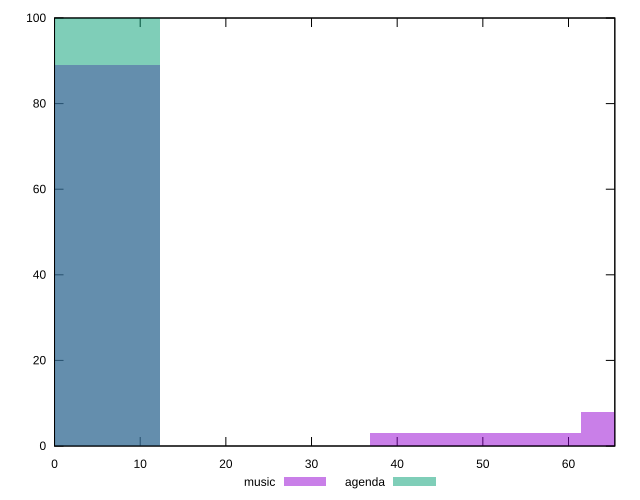

Write gnuplot code to recreate this figure.
reset

$music <<EOF
0 89
49.132617792770795 3
73.6989266891562 8
EOF

$agenda <<EOF
0 100
EOF

set key outside below
set boxwidth 24.566308896385397
set xrange [0:65.40700054168701]
set yrange [0:100]
set trange [0:100]
set style fill transparent solid 0.5 noborder
set terminal svg size 640, 500 enhanced background rgb 'white'
set output "reports/report_00032_2021-02-25T10-28-15.087Z/uses-rel-preconnect/comparison/histogram/0_vs_1.svg"

plot $music title "music" with boxes, \
     $agenda title "agenda" with boxes

reset
